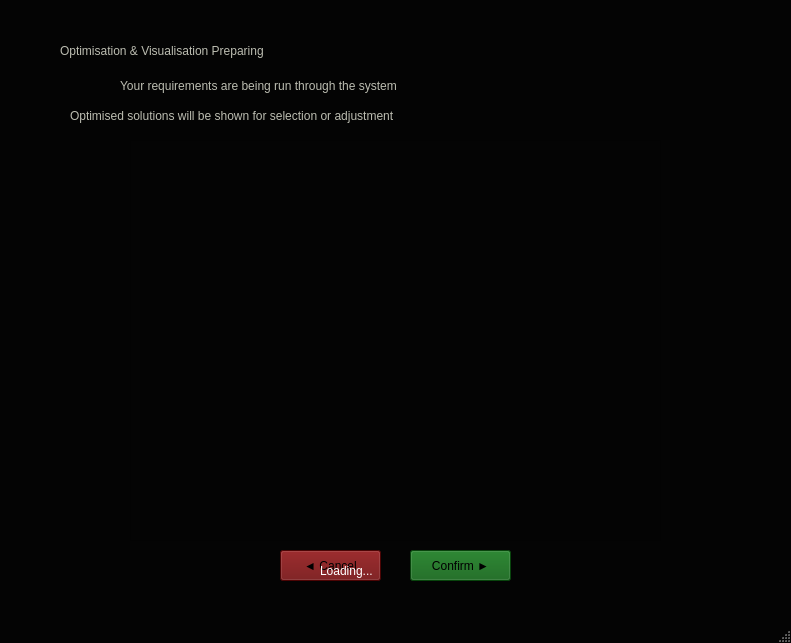
<?xml version="1.0" encoding="UTF-8"?>
<ui version="4.0">
 <class>MainWindow</class>
 <widget class="QMainWindow" name="MainWindow">
  <property name="geometry">
   <rect>
    <x>0</x>
    <y>0</y>
    <width>791</width>
    <height>643</height>
   </rect>
  </property>
  <property name="palette">
   <palette>
    <active>
     <colorrole role="WindowText">
      <brush brushstyle="SolidPattern">
       <color alpha="255">
        <red>188</red>
        <green>189</green>
        <blue>177</blue>
       </color>
      </brush>
     </colorrole>
     <colorrole role="Text">
      <brush brushstyle="SolidPattern">
       <color alpha="255">
        <red>188</red>
        <green>189</green>
        <blue>177</blue>
       </color>
      </brush>
     </colorrole>
     <colorrole role="Base">
      <brush brushstyle="SolidPattern">
       <color alpha="255">
        <red>255</red>
        <green>255</green>
        <blue>255</blue>
       </color>
      </brush>
     </colorrole>
     <colorrole role="Window">
      <brush brushstyle="SolidPattern">
       <color alpha="255">
        <red>4</red>
        <green>4</green>
        <blue>4</blue>
       </color>
      </brush>
     </colorrole>
    </active>
    <inactive>
     <colorrole role="WindowText">
      <brush brushstyle="SolidPattern">
       <color alpha="255">
        <red>188</red>
        <green>189</green>
        <blue>177</blue>
       </color>
      </brush>
     </colorrole>
     <colorrole role="Text">
      <brush brushstyle="SolidPattern">
       <color alpha="255">
        <red>188</red>
        <green>189</green>
        <blue>177</blue>
       </color>
      </brush>
     </colorrole>
     <colorrole role="Base">
      <brush brushstyle="SolidPattern">
       <color alpha="255">
        <red>255</red>
        <green>255</green>
        <blue>255</blue>
       </color>
      </brush>
     </colorrole>
     <colorrole role="Window">
      <brush brushstyle="SolidPattern">
       <color alpha="255">
        <red>4</red>
        <green>4</green>
        <blue>4</blue>
       </color>
      </brush>
     </colorrole>
    </inactive>
    <disabled>
     <colorrole role="WindowText">
      <brush brushstyle="SolidPattern">
       <color alpha="255">
        <red>120</red>
        <green>120</green>
        <blue>120</blue>
       </color>
      </brush>
     </colorrole>
     <colorrole role="Text">
      <brush brushstyle="SolidPattern">
       <color alpha="255">
        <red>120</red>
        <green>120</green>
        <blue>120</blue>
       </color>
      </brush>
     </colorrole>
     <colorrole role="Base">
      <brush brushstyle="SolidPattern">
       <color alpha="255">
        <red>4</red>
        <green>4</green>
        <blue>4</blue>
       </color>
      </brush>
     </colorrole>
     <colorrole role="Window">
      <brush brushstyle="SolidPattern">
       <color alpha="255">
        <red>4</red>
        <green>4</green>
        <blue>4</blue>
       </color>
      </brush>
     </colorrole>
    </disabled>
   </palette>
  </property>
  <property name="windowTitle">
   <string>Confirmation</string>
  </property>
  <widget class="QWidget" name="centralwidget">
   <widget class="QLabel" name="title">
    <property name="geometry">
     <rect>
      <x>60</x>
      <y>20</y>
      <width>671</width>
      <height>61</height>
     </rect>
    </property>
    <property name="palette">
     <palette>
      <active>
       <colorrole role="WindowText">
        <brush brushstyle="SolidPattern">
         <color alpha="255">
          <red>188</red>
          <green>189</green>
          <blue>177</blue>
         </color>
        </brush>
       </colorrole>
      </active>
      <inactive>
       <colorrole role="WindowText">
        <brush brushstyle="SolidPattern">
         <color alpha="255">
          <red>188</red>
          <green>189</green>
          <blue>177</blue>
         </color>
        </brush>
       </colorrole>
      </inactive>
      <disabled>
       <colorrole role="WindowText">
        <brush brushstyle="SolidPattern">
         <color alpha="255">
          <red>120</red>
          <green>120</green>
          <blue>120</blue>
         </color>
        </brush>
       </colorrole>
      </disabled>
     </palette>
    </property>
    <property name="styleSheet">
     <string notr="true">font: 30pt &quot;Old English Text MT&quot;;</string>
    </property>
    <property name="text">
     <string>Optimisation &amp; Visualisation Preparing</string>
    </property>
   </widget>
   <widget class="QLabel" name="label_2">
    <property name="geometry">
     <rect>
      <x>120</x>
      <y>70</y>
      <width>551</width>
      <height>31</height>
     </rect>
    </property>
    <property name="styleSheet">
     <string notr="true">font: 18pt &quot;Imprint MT Shadow&quot;;
color: rgb(188, 189, 177);</string>
    </property>
    <property name="text">
     <string>Your requirements are being run through the system</string>
    </property>
   </widget>
   <widget class="QLabel" name="label_3">
    <property name="geometry">
     <rect>
      <x>70</x>
      <y>100</y>
      <width>651</width>
      <height>31</height>
     </rect>
    </property>
    <property name="styleSheet">
     <string notr="true">font: 18pt &quot;Imprint MT Shadow&quot;;
color: rgb(188, 189, 177);</string>
    </property>
    <property name="text">
     <string>Optimised solutions will be shown for selection or adjustment</string>
    </property>
   </widget>
   <widget class="QScrollArea" name="filtersScroller">
    <property name="geometry">
     <rect>
      <x>130</x>
      <y>140</y>
      <width>531</width>
      <height>401</height>
     </rect>
    </property>
    <property name="widgetResizable">
     <bool>true</bool>
    </property>
    <widget class="QWidget" name="scrollerContents">
     <property name="geometry">
      <rect>
       <x>0</x>
       <y>0</y>
       <width>529</width>
       <height>399</height>
      </rect>
     </property>
    </widget>
   </widget>
   <widget class="QPushButton" name="confirmBtn">
    <property name="geometry">
     <rect>
      <x>410</x>
      <y>550</y>
      <width>101</width>
      <height>31</height>
     </rect>
    </property>
    <property name="styleSheet">
     <string notr="true">font: 75 14pt &quot;MS Shell Dlg 2&quot;;
background-color: rgb(11, 95, 17);</string>
    </property>
    <property name="text">
     <string>Confirm ►</string>
    </property>
   </widget>
   <widget class="QPushButton" name="cancelBtn">
    <property name="enabled">
     <bool>true</bool>
    </property>
    <property name="geometry">
     <rect>
      <x>280</x>
      <y>550</y>
      <width>101</width>
      <height>31</height>
     </rect>
    </property>
    <property name="autoFillBackground">
     <bool>false</bool>
    </property>
    <property name="styleSheet">
     <string notr="true">font: 75 14pt &quot;MS Shell Dlg 2&quot;;
background-color: rgb(107, 5, 6);</string>
    </property>
    <property name="text">
     <string>◄ Cancel</string>
    </property>
   </widget>
   <widget class="QLabel" name="loadingLabel">
    <property name="enabled">
     <bool>true</bool>
    </property>
    <property name="geometry">
     <rect>
      <x>320</x>
      <y>550</y>
      <width>151</width>
      <height>41</height>
     </rect>
    </property>
    <property name="styleSheet">
     <string notr="true">font: 75 26pt &quot;MS Shell Dlg 2&quot;;
color: rgb(255, 255, 255);</string>
    </property>
    <property name="text">
     <string>Loading...</string>
    </property>
   </widget>
  </widget>
  <widget class="QMenuBar" name="menubar">
   <property name="geometry">
    <rect>
     <x>0</x>
     <y>0</y>
     <width>791</width>
     <height>21</height>
    </rect>
   </property>
  </widget>
  <widget class="QStatusBar" name="statusbar"/>
 </widget>
 <resources/>
 <connections/>
</ui>
